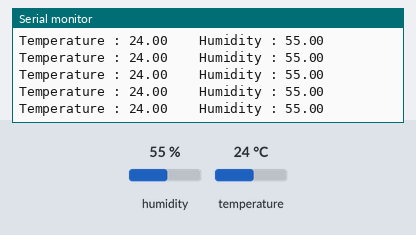
Recording of a sketch running on a simulated ESP32. On the bench: the last lines printed to the serial monitor. The test bench sets the inputs (shaded band); at power-on: humidity 55 %, temperature 24 °C. WiFi joins after 1.5 s; servers stay silent unless stated.

Above: at 3.0 s.
3.1 s: humidity set to 22 %
At 4.01 s:
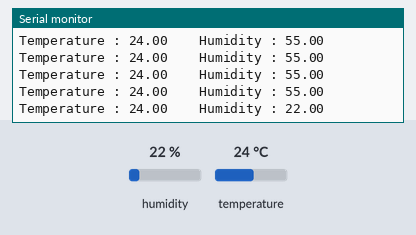
4.6 s: temperature set to 12 °C
At 4.61 s:
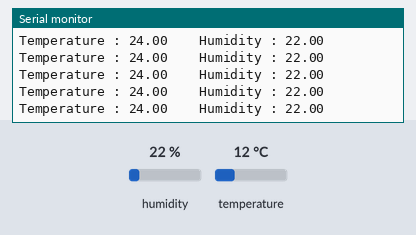
6.1 s: humidity set to 40 %
At 6.11 s:
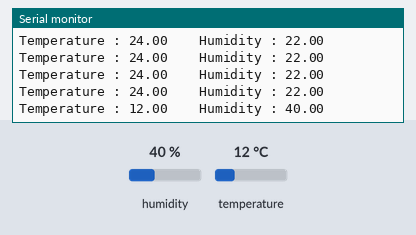
Timing chart, 0 to 9.1 s (numbered marks = the images above; inputs shaded):
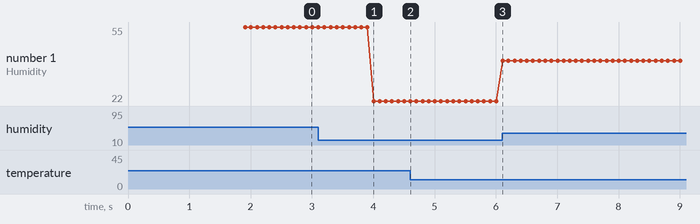

The sketch:

DHT22_With_Blynk.ino
```cpp
//Tech Trends Shameer

#define BLYNK_TEMPLATE_ID "TMPL6OL6J2n5q"
#define BLYNK_TEMPLATE_NAME "test"
#define BLYNK_AUTH_TOKEN "9XbNpWq_SXidLJrWBWYfj_3pG_yBzxu8"

#define BLYNK_PRINT Serial
#include <WiFi.h>
//#include <ESP8266WiFi.h>
#include <BlynkSimpleEsp32.h>

#include <DHT.h>


char auth[] = BLYNK_AUTH_TOKEN;

char ssid[] = "Error 404";  // type your wifi name
char pass[] = "404theke1";  // type your wifi password

BlynkTimer timer;


#define DHTPIN 26 //Connect Out pin to D2 in NODE MCU
#define DHTTYPE DHT22
DHT dht(DHTPIN, DHTTYPE);
void setup()
{

  Serial.begin(115200);


  Blynk.begin(auth, ssid, pass);
  dht.begin();
  timer.setInterval(100L, sendSensor);

  }

void sendSensor()
{
  float h = dht.readHumidity();
  float t = dht.readTemperature(); // or dht.readTemperature(true) for Fahrenheit

  if (isnan(h) || isnan(t)) {
    Serial.println("Failed to read from DHT sensor!");
    return;
  }
  // You can send any value at any time.
  // Please don't send more that 10 values per second.
    Blynk.virtualWrite(V0, t);
    Blynk.virtualWrite(V1, h);
    Serial.print("Temperature : ");
    Serial.print(t);
    Serial.print("    Humidity : ");
    Serial.println(h);
}


void loop()
{
  Blynk.run();
  timer.run();
 }
```

Measured:
- after the input at 3.1 s, the serial monitor: prints a new line after 0.91 s (image 1)
- after the input at 6.1 s, the serial monitor: prints a new line at once (image 3)
- plotted number 1: 55 → 22 after the input at 3.1 s, 22 → 40 after the input at 6.1 s
